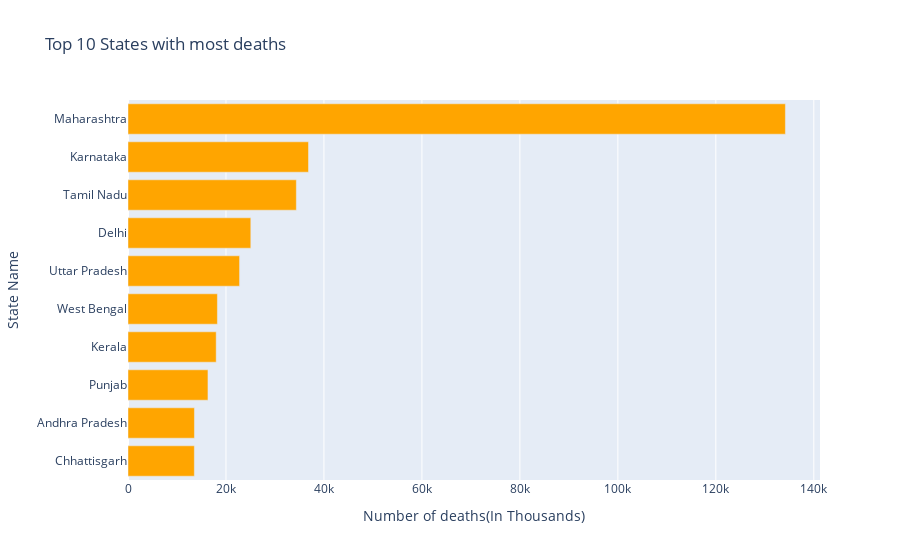

This figure's notebook cell:
### Code cell
top_10_death_states = india_cases.sort_values('Deaths', ascending = False)[:10]
horizontal_bar_chart(top_10_death_states, top_10_death_states.Deaths, top_10_death_states.index, 'Top 10 States with most deaths', 'Number of deaths(In Thousands)', 'State Name', 'Orange')

### Figure 1 — Plotly figure (JSON) as saved in the notebook; plotly's stock layout.template omitted (floating-point values rounded to 4 significant figures)
{"data": [{"alignmentgroup": "True", "hovertemplate": "Number of deaths(In Thousands)=%{x}<br>State Name=%{y}<extra></extra>", "legendgroup": "", "marker": {"color": "Orange", "pattern": {"shape": ""}}, "name": "", "offsetgroup": "", "orientation": "h", "showlegend": false, "textposition": "auto", "type": "bar", "x": [134201, 36848, 34367, 25068, 22775, 18252, 18004, 16322, 13564, 13544], "xaxis": "x", "y": ["Maharashtra", "Karnataka", "Tamil Nadu", "Delhi", "Uttar Pradesh", "West Bengal", "Kerala", "Punjab", "Andhra Pradesh", "Chhattisgarh"], "yaxis": "y"}], "layout": {"barmode": "relative", "legend": {"tracegroupgap": 0}, "title": {"text": "Top 10 States with most deaths"}, "xaxis": {"anchor": "y", "domain": [0, 1], "title": {"text": "Number of deaths(In Thousands)"}}, "yaxis": {"anchor": "x", "categoryorder": "total ascending", "domain": [0, 1], "title": {"text": "State Name"}}}}
